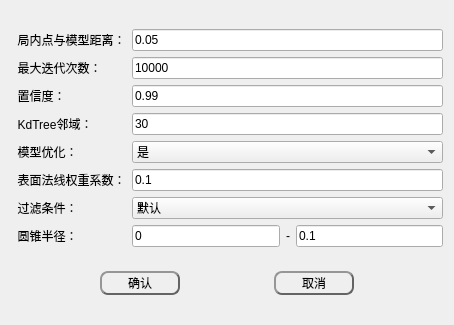
<?xml version="1.0" encoding="UTF-8"?>
<ui version="4.0">
 <class>ConeDlgClass</class>
 <widget class="QWidget" name="ConeDlgClass">
  <property name="geometry">
   <rect>
    <x>0</x>
    <y>0</y>
    <width>454</width>
    <height>325</height>
   </rect>
  </property>
  <property name="windowTitle">
   <string>圆锥体</string>
  </property>
  <layout class="QGridLayout" name="gridLayout">
   <item row="0" column="0">
    <layout class="QGridLayout" name="gridLayout_3">
     <item row="5" column="2">
      <widget class="QLineEdit" name="NormalWeight">
       <property name="text">
        <string>0.1</string>
       </property>
      </widget>
     </item>
     <item row="3" column="0">
      <widget class="QLabel" name="label_9">
       <property name="text">
        <string>  KdTree邻域：</string>
       </property>
      </widget>
     </item>
     <item row="4" column="2">
      <widget class="QComboBox" name="ModelOPTI">
       <item>
        <property name="text">
         <string>是</string>
        </property>
       </item>
       <item>
        <property name="text">
         <string>否</string>
        </property>
       </item>
      </widget>
     </item>
     <item row="2" column="0">
      <widget class="QLabel" name="label_8">
       <property name="text">
        <string>  置信度：</string>
       </property>
      </widget>
     </item>
     <item row="0" column="2">
      <widget class="QLineEdit" name="LocalPoint">
       <property name="text">
        <string>0.05</string>
       </property>
      </widget>
     </item>
     <item row="6" column="0">
      <widget class="QLabel" name="label_12">
       <property name="text">
        <string>  过滤条件：</string>
       </property>
      </widget>
     </item>
     <item row="1" column="2">
      <widget class="QLineEdit" name="Iteration">
       <property name="text">
        <string>10000</string>
       </property>
      </widget>
     </item>
     <item row="5" column="0">
      <widget class="QLabel" name="label_11">
       <property name="text">
        <string>  表面法线权重系数：</string>
       </property>
      </widget>
     </item>
     <item row="1" column="0">
      <widget class="QLabel" name="label_7">
       <property name="text">
        <string>  最大迭代次数：</string>
       </property>
      </widget>
     </item>
     <item row="6" column="2">
      <widget class="QComboBox" name="ifReverse">
       <item>
        <property name="text">
         <string>默认</string>
        </property>
       </item>
       <item>
        <property name="text">
         <string>反向</string>
        </property>
       </item>
      </widget>
     </item>
     <item row="4" column="0">
      <widget class="QLabel" name="label_10">
       <property name="text">
        <string>  模型优化：</string>
       </property>
      </widget>
     </item>
     <item row="0" column="0">
      <widget class="QLabel" name="label_6">
       <property name="text">
        <string>  局内点与模型距离：</string>
       </property>
      </widget>
     </item>
     <item row="2" column="2">
      <widget class="QLineEdit" name="Confidence">
       <property name="text">
        <string>0.99</string>
       </property>
      </widget>
     </item>
     <item row="3" column="2">
      <widget class="QLineEdit" name="KdTreeSearhNum">
       <property name="text">
        <string>30</string>
       </property>
      </widget>
     </item>
     <item row="7" column="0">
      <widget class="QLabel" name="label_13">
       <property name="text">
        <string>  圆锥半径：             </string>
       </property>
      </widget>
     </item>
     <item row="7" column="2">
      <layout class="QHBoxLayout" name="horizontalLayout">
       <item>
        <widget class="QLineEdit" name="MinR">
         <property name="text">
          <string>0</string>
         </property>
        </widget>
       </item>
       <item>
        <widget class="QLabel" name="label_14">
         <property name="text">
          <string>-</string>
         </property>
        </widget>
       </item>
       <item>
        <widget class="QLineEdit" name="MaxR">
         <property name="text">
          <string>0.1</string>
         </property>
        </widget>
       </item>
      </layout>
     </item>
    </layout>
   </item>
   <item row="2" column="0">
    <layout class="QHBoxLayout" name="horizontalLayout_2">
     <item>
      <spacer name="horizontalSpacer_4">
       <property name="orientation">
        <enum>Qt::Horizontal</enum>
       </property>
       <property name="sizeHint" stdset="0">
        <size>
         <width>40</width>
         <height>20</height>
        </size>
       </property>
      </spacer>
     </item>
     <item>
      <widget class="QPushButton" name="btn_ok">
       <property name="minimumSize">
        <size>
         <width>80</width>
         <height>24</height>
        </size>
       </property>
       <property name="styleSheet">
        <string notr="true">QPushButton{
	color: rgb(0, 0, 0);
	background-color: rgba(255, 255, 255,0);
	border:2px outset rgb(100, 100, 100);
	border-radius:8px;
  	text-align: center center;
} 

/*鼠标放在按钮上方*/
QPushButton:hover:enabled {
	background-color: rgba(255, 255, 255,150);
	border:2px outset rgba(100, 100, 100,150);
} 

/*鼠标点击按钮*/
QPushButton:pressed:enabled {
	background-color: rgba(255, 255, 255,255);
	border:4px outset rgba(100, 100, 100,255);
}

QPushButton:enabled{ 
	color: rgb(0, 0, 0);
	background-color: rgba(255, 255, 255,0);
	border:2px outset rgb(100, 100, 100);
}

QPushButton:disabled{ 
	color: rgb(150, 150, 150);
	background-color: rgba(150, 150, 150,0);
	border:2px outset rgb(100, 100, 100);
}</string>
       </property>
       <property name="text">
        <string>确认</string>
       </property>
      </widget>
     </item>
     <item>
      <spacer name="horizontalSpacer_5">
       <property name="orientation">
        <enum>Qt::Horizontal</enum>
       </property>
       <property name="sizeHint" stdset="0">
        <size>
         <width>40</width>
         <height>20</height>
        </size>
       </property>
      </spacer>
     </item>
     <item>
      <widget class="QPushButton" name="btn_cancel">
       <property name="minimumSize">
        <size>
         <width>80</width>
         <height>24</height>
        </size>
       </property>
       <property name="styleSheet">
        <string notr="true">QPushButton{
	color: rgb(0, 0, 0);
	background-color: rgba(255, 255, 255,0);
	border:2px outset rgb(100, 100, 100);
	border-radius:8px;
  	text-align: center center;
} 

/*鼠标放在按钮上方*/
QPushButton:hover:enabled {
	background-color: rgba(255, 255, 255,150);
	border:2px outset rgba(100, 100, 100,150);
} 

/*鼠标点击按钮*/
QPushButton:pressed:enabled {
	background-color: rgba(255, 255, 255,255);
	border:4px outset rgba(100, 100, 100,255);
}

QPushButton:enabled{ 
	color: rgb(0, 0, 0);
	background-color: rgba(255, 255, 255,0);
	border:2px outset rgb(100, 100, 100);
}

QPushButton:disabled{ 
	color: rgb(150, 150, 150);
	background-color: rgba(150, 150, 150,0);
	border:2px outset rgb(100, 100, 100);
}</string>
       </property>
       <property name="text">
        <string>取消</string>
       </property>
      </widget>
     </item>
     <item>
      <spacer name="horizontalSpacer_6">
       <property name="orientation">
        <enum>Qt::Horizontal</enum>
       </property>
       <property name="sizeHint" stdset="0">
        <size>
         <width>40</width>
         <height>20</height>
        </size>
       </property>
      </spacer>
     </item>
    </layout>
   </item>
  </layout>
 </widget>
 <layoutdefault spacing="6" margin="11"/>
 <resources/>
 <connections/>
</ui>
